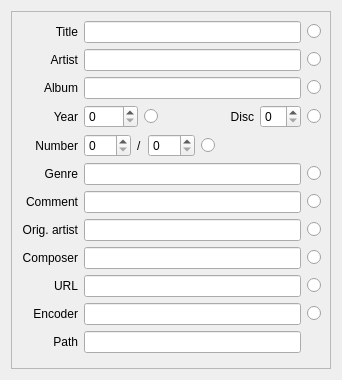
<?xml version="1.0" encoding="UTF-8"?>
<ui version="4.0">
 <class>TagEditorBasics</class>
 <widget class="QWidget" name="TagEditorBasics">
  <property name="geometry">
   <rect>
    <x>0</x>
    <y>0</y>
    <width>332</width>
    <height>380</height>
   </rect>
  </property>
  <property name="sizePolicy">
   <sizepolicy hsizetype="Preferred" vsizetype="Preferred">
    <horstretch>0</horstretch>
    <verstretch>1</verstretch>
   </sizepolicy>
  </property>
  <property name="minimumSize">
   <size>
    <width>0</width>
    <height>0</height>
   </size>
  </property>
  <property name="baseSize">
   <size>
    <width>180</width>
    <height>350</height>
   </size>
  </property>
  <property name="windowTitle">
   <string>Form</string>
  </property>
  <layout class="QVBoxLayout" name="verticalLayout">
   <item>
    <widget class="QScrollArea" name="scrollArea">
     <property name="minimumSize">
      <size>
       <width>320</width>
       <height>0</height>
      </size>
     </property>
     <property name="widgetResizable">
      <bool>true</bool>
     </property>
     <widget class="QWidget" name="scrollAreaWidgetContents">
      <property name="geometry">
       <rect>
        <x>0</x>
        <y>0</y>
        <width>314</width>
        <height>362</height>
       </rect>
      </property>
      <layout class="QGridLayout" name="gridLayout">
       <item row="0" column="0">
        <widget class="QLabel" name="label">
         <property name="text">
          <string>Title</string>
         </property>
         <property name="alignment">
          <set>Qt::AlignRight|Qt::AlignTrailing|Qt::AlignVCenter</set>
         </property>
        </widget>
       </item>
       <item row="0" column="1">
        <widget class="QLineEdit" name="fieldTitle">
         <property name="text">
          <string notr="true"/>
         </property>
        </widget>
       </item>
       <item row="0" column="2">
        <widget class="QRadioButton" name="applyTitle">
         <property name="toolTip">
          <string>Apply to all selected songs</string>
         </property>
         <property name="statusTip">
          <string/>
         </property>
         <property name="text">
          <string/>
         </property>
         <property name="checkable">
          <bool>false</bool>
         </property>
         <property name="autoExclusive">
          <bool>false</bool>
         </property>
         <attribute name="buttonGroup">
          <string>cloneValueButtons</string>
         </attribute>
        </widget>
       </item>
       <item row="1" column="0">
        <widget class="QLabel" name="label_2">
         <property name="text">
          <string>Artist</string>
         </property>
         <property name="alignment">
          <set>Qt::AlignRight|Qt::AlignTrailing|Qt::AlignVCenter</set>
         </property>
        </widget>
       </item>
       <item row="1" column="1">
        <widget class="QLineEdit" name="fieldArtist">
         <property name="text">
          <string notr="true"/>
         </property>
        </widget>
       </item>
       <item row="1" column="2">
        <widget class="QRadioButton" name="applyArtist">
         <property name="toolTip">
          <string>Apply to all selected songs</string>
         </property>
         <property name="statusTip">
          <string/>
         </property>
         <property name="text">
          <string/>
         </property>
         <property name="checkable">
          <bool>false</bool>
         </property>
         <property name="autoExclusive">
          <bool>false</bool>
         </property>
         <attribute name="buttonGroup">
          <string>cloneValueButtons</string>
         </attribute>
        </widget>
       </item>
       <item row="2" column="0">
        <widget class="QLabel" name="label_3">
         <property name="text">
          <string>Album</string>
         </property>
         <property name="alignment">
          <set>Qt::AlignRight|Qt::AlignTrailing|Qt::AlignVCenter</set>
         </property>
        </widget>
       </item>
       <item row="2" column="1">
        <widget class="QLineEdit" name="fieldAlbum">
         <property name="text">
          <string notr="true"/>
         </property>
        </widget>
       </item>
       <item row="2" column="2">
        <widget class="QRadioButton" name="applyAlbum">
         <property name="toolTip">
          <string>Apply to all selected songs</string>
         </property>
         <property name="statusTip">
          <string/>
         </property>
         <property name="text">
          <string/>
         </property>
         <property name="checkable">
          <bool>false</bool>
         </property>
         <property name="autoExclusive">
          <bool>false</bool>
         </property>
         <attribute name="buttonGroup">
          <string>cloneValueButtons</string>
         </attribute>
        </widget>
       </item>
       <item row="3" column="0">
        <widget class="QLabel" name="label_10">
         <property name="text">
          <string>Year</string>
         </property>
         <property name="alignment">
          <set>Qt::AlignRight|Qt::AlignTrailing|Qt::AlignVCenter</set>
         </property>
        </widget>
       </item>
       <item row="3" column="1">
        <layout class="QHBoxLayout" name="horizontalLayout_2">
         <item>
          <widget class="QSpinBox" name="fieldYear">
           <property name="maximum">
            <number>9999</number>
           </property>
          </widget>
         </item>
         <item>
          <widget class="QRadioButton" name="applyYear">
           <property name="text">
            <string/>
           </property>
           <property name="checkable">
            <bool>false</bool>
           </property>
           <property name="autoExclusive">
            <bool>false</bool>
           </property>
           <attribute name="buttonGroup">
            <string>cloneValueButtons</string>
           </attribute>
          </widget>
         </item>
         <item>
          <spacer name="horizontalSpacer">
           <property name="orientation">
            <enum>Qt::Horizontal</enum>
           </property>
           <property name="sizeHint" stdset="0">
            <size>
             <width>40</width>
             <height>20</height>
            </size>
           </property>
          </spacer>
         </item>
         <item>
          <widget class="QLabel" name="label_13">
           <property name="text">
            <string>Disc</string>
           </property>
           <property name="alignment">
            <set>Qt::AlignRight|Qt::AlignTrailing|Qt::AlignVCenter</set>
           </property>
           <property name="margin">
            <number>2</number>
           </property>
           <property name="indent">
            <number>0</number>
           </property>
          </widget>
         </item>
         <item>
          <widget class="QSpinBox" name="fieldDisc"/>
         </item>
        </layout>
       </item>
       <item row="3" column="2">
        <widget class="QRadioButton" name="applyDisc">
         <property name="enabled">
          <bool>true</bool>
         </property>
         <property name="toolTip">
          <string>Apply to all selected songs</string>
         </property>
         <property name="statusTip">
          <string/>
         </property>
         <property name="text">
          <string/>
         </property>
         <property name="checkable">
          <bool>false</bool>
         </property>
         <property name="autoExclusive">
          <bool>false</bool>
         </property>
         <attribute name="buttonGroup">
          <string>cloneValueButtons</string>
         </attribute>
        </widget>
       </item>
       <item row="4" column="0">
        <widget class="QLabel" name="label_9">
         <property name="text">
          <string>Number</string>
         </property>
         <property name="alignment">
          <set>Qt::AlignRight|Qt::AlignTrailing|Qt::AlignVCenter</set>
         </property>
        </widget>
       </item>
       <item row="4" column="1">
        <layout class="QHBoxLayout" name="horizontalLayout">
         <item>
          <widget class="QSpinBox" name="fieldNumber">
           <property name="maximum">
            <number>999</number>
           </property>
          </widget>
         </item>
         <item>
          <widget class="QLabel" name="label_14">
           <property name="text">
            <string>/</string>
           </property>
          </widget>
         </item>
         <item>
          <widget class="QSpinBox" name="fieldMaxNumber">
           <property name="maximum">
            <number>999</number>
           </property>
          </widget>
         </item>
         <item>
          <widget class="QRadioButton" name="applyMaxNumber">
           <property name="enabled">
            <bool>true</bool>
           </property>
           <property name="toolTip">
            <string>Apply to all selected songs</string>
           </property>
           <property name="statusTip">
            <string/>
           </property>
           <property name="text">
            <string/>
           </property>
           <property name="checkable">
            <bool>false</bool>
           </property>
           <property name="autoExclusive">
            <bool>false</bool>
           </property>
           <attribute name="buttonGroup">
            <string>cloneValueButtons</string>
           </attribute>
          </widget>
         </item>
         <item>
          <spacer name="horizontalSpacer_2">
           <property name="orientation">
            <enum>Qt::Horizontal</enum>
           </property>
           <property name="sizeHint" stdset="0">
            <size>
             <width>40</width>
             <height>20</height>
            </size>
           </property>
          </spacer>
         </item>
        </layout>
       </item>
       <item row="5" column="0">
        <widget class="QLabel" name="label_4">
         <property name="text">
          <string>Genre</string>
         </property>
         <property name="alignment">
          <set>Qt::AlignRight|Qt::AlignTrailing|Qt::AlignVCenter</set>
         </property>
        </widget>
       </item>
       <item row="5" column="1">
        <widget class="QLineEdit" name="fieldGenre">
         <property name="text">
          <string notr="true"/>
         </property>
        </widget>
       </item>
       <item row="5" column="2">
        <widget class="QRadioButton" name="applyGenre">
         <property name="toolTip">
          <string>Apply to all selected songs</string>
         </property>
         <property name="statusTip">
          <string/>
         </property>
         <property name="text">
          <string/>
         </property>
         <property name="checkable">
          <bool>false</bool>
         </property>
         <property name="autoExclusive">
          <bool>false</bool>
         </property>
         <attribute name="buttonGroup">
          <string>cloneValueButtons</string>
         </attribute>
        </widget>
       </item>
       <item row="6" column="0">
        <widget class="QLabel" name="label_5">
         <property name="text">
          <string>Comment</string>
         </property>
         <property name="alignment">
          <set>Qt::AlignRight|Qt::AlignTrailing|Qt::AlignVCenter</set>
         </property>
        </widget>
       </item>
       <item row="6" column="1">
        <widget class="QLineEdit" name="fieldComment">
         <property name="text">
          <string notr="true"/>
         </property>
        </widget>
       </item>
       <item row="6" column="2">
        <widget class="QRadioButton" name="applyComment">
         <property name="toolTip">
          <string>Apply to all selected songs</string>
         </property>
         <property name="statusTip">
          <string/>
         </property>
         <property name="text">
          <string/>
         </property>
         <property name="checkable">
          <bool>false</bool>
         </property>
         <property name="autoExclusive">
          <bool>false</bool>
         </property>
         <attribute name="buttonGroup">
          <string>cloneValueButtons</string>
         </attribute>
        </widget>
       </item>
       <item row="7" column="0">
        <widget class="QLabel" name="label_6">
         <property name="text">
          <string>Orig. artist</string>
         </property>
         <property name="alignment">
          <set>Qt::AlignRight|Qt::AlignTrailing|Qt::AlignVCenter</set>
         </property>
        </widget>
       </item>
       <item row="7" column="1">
        <widget class="QLineEdit" name="fieldOriginalArtist">
         <property name="text">
          <string notr="true"/>
         </property>
        </widget>
       </item>
       <item row="7" column="2">
        <widget class="QRadioButton" name="applyOriginalArtist">
         <property name="toolTip">
          <string>Apply to all selected songs</string>
         </property>
         <property name="statusTip">
          <string/>
         </property>
         <property name="text">
          <string/>
         </property>
         <property name="checkable">
          <bool>false</bool>
         </property>
         <property name="autoExclusive">
          <bool>false</bool>
         </property>
         <attribute name="buttonGroup">
          <string>cloneValueButtons</string>
         </attribute>
        </widget>
       </item>
       <item row="8" column="0">
        <widget class="QLabel" name="label_7">
         <property name="text">
          <string>Composer</string>
         </property>
         <property name="alignment">
          <set>Qt::AlignRight|Qt::AlignTrailing|Qt::AlignVCenter</set>
         </property>
        </widget>
       </item>
       <item row="8" column="1">
        <widget class="QLineEdit" name="fieldComposer">
         <property name="text">
          <string notr="true"/>
         </property>
        </widget>
       </item>
       <item row="8" column="2">
        <widget class="QRadioButton" name="applyComposer">
         <property name="toolTip">
          <string>Apply to all selected songs</string>
         </property>
         <property name="statusTip">
          <string/>
         </property>
         <property name="text">
          <string/>
         </property>
         <property name="checkable">
          <bool>false</bool>
         </property>
         <property name="autoExclusive">
          <bool>false</bool>
         </property>
         <attribute name="buttonGroup">
          <string>cloneValueButtons</string>
         </attribute>
        </widget>
       </item>
       <item row="9" column="0">
        <widget class="QLabel" name="label_8">
         <property name="text">
          <string>URL</string>
         </property>
         <property name="alignment">
          <set>Qt::AlignRight|Qt::AlignTrailing|Qt::AlignVCenter</set>
         </property>
        </widget>
       </item>
       <item row="9" column="1">
        <widget class="QLineEdit" name="fieldUrl">
         <property name="text">
          <string notr="true"/>
         </property>
        </widget>
       </item>
       <item row="9" column="2">
        <widget class="QRadioButton" name="applyUrl">
         <property name="toolTip">
          <string>Apply to all selected songs</string>
         </property>
         <property name="statusTip">
          <string/>
         </property>
         <property name="text">
          <string/>
         </property>
         <property name="checkable">
          <bool>false</bool>
         </property>
         <property name="autoExclusive">
          <bool>false</bool>
         </property>
         <attribute name="buttonGroup">
          <string>cloneValueButtons</string>
         </attribute>
        </widget>
       </item>
       <item row="10" column="0">
        <widget class="QLabel" name="label_11">
         <property name="text">
          <string>Encoder</string>
         </property>
         <property name="alignment">
          <set>Qt::AlignRight|Qt::AlignTrailing|Qt::AlignVCenter</set>
         </property>
        </widget>
       </item>
       <item row="10" column="1">
        <widget class="QLineEdit" name="fieldEncoder"/>
       </item>
       <item row="10" column="2">
        <widget class="QRadioButton" name="applyEncoder">
         <property name="text">
          <string/>
         </property>
         <property name="checkable">
          <bool>false</bool>
         </property>
         <property name="autoExclusive">
          <bool>false</bool>
         </property>
         <attribute name="buttonGroup">
          <string>cloneValueButtons</string>
         </attribute>
        </widget>
       </item>
       <item row="11" column="0">
        <widget class="QLabel" name="label_12">
         <property name="text">
          <string>Path</string>
         </property>
         <property name="alignment">
          <set>Qt::AlignRight|Qt::AlignTrailing|Qt::AlignVCenter</set>
         </property>
        </widget>
       </item>
       <item row="11" column="1">
        <widget class="QLineEdit" name="fieldPath">
         <property name="enabled">
          <bool>true</bool>
         </property>
         <property name="readOnly">
          <bool>true</bool>
         </property>
        </widget>
       </item>
       <item row="12" column="1">
        <spacer name="verticalSpacer">
         <property name="orientation">
          <enum>Qt::Vertical</enum>
         </property>
         <property name="sizeHint" stdset="0">
          <size>
           <width>20</width>
           <height>40</height>
          </size>
         </property>
        </spacer>
       </item>
      </layout>
     </widget>
    </widget>
   </item>
  </layout>
 </widget>
 <tabstops>
  <tabstop>fieldTitle</tabstop>
  <tabstop>fieldArtist</tabstop>
  <tabstop>fieldAlbum</tabstop>
  <tabstop>fieldYear</tabstop>
  <tabstop>fieldDisc</tabstop>
  <tabstop>fieldNumber</tabstop>
  <tabstop>fieldMaxNumber</tabstop>
  <tabstop>fieldGenre</tabstop>
  <tabstop>fieldComment</tabstop>
  <tabstop>fieldOriginalArtist</tabstop>
  <tabstop>fieldComposer</tabstop>
  <tabstop>fieldUrl</tabstop>
  <tabstop>fieldEncoder</tabstop>
  <tabstop>applyTitle</tabstop>
  <tabstop>applyArtist</tabstop>
  <tabstop>applyAlbum</tabstop>
  <tabstop>applyYear</tabstop>
  <tabstop>applyDisc</tabstop>
  <tabstop>applyMaxNumber</tabstop>
  <tabstop>applyGenre</tabstop>
  <tabstop>applyComment</tabstop>
  <tabstop>applyOriginalArtist</tabstop>
  <tabstop>applyComposer</tabstop>
  <tabstop>applyUrl</tabstop>
  <tabstop>applyEncoder</tabstop>
  <tabstop>fieldPath</tabstop>
 </tabstops>
 <resources/>
 <connections/>
 <buttongroups>
  <buttongroup name="cloneValueButtons"/>
 </buttongroups>
</ui>
